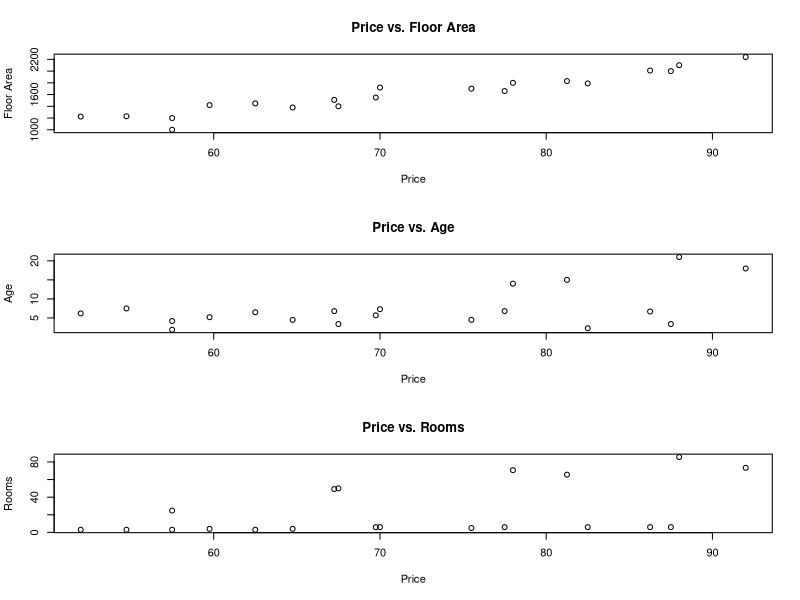
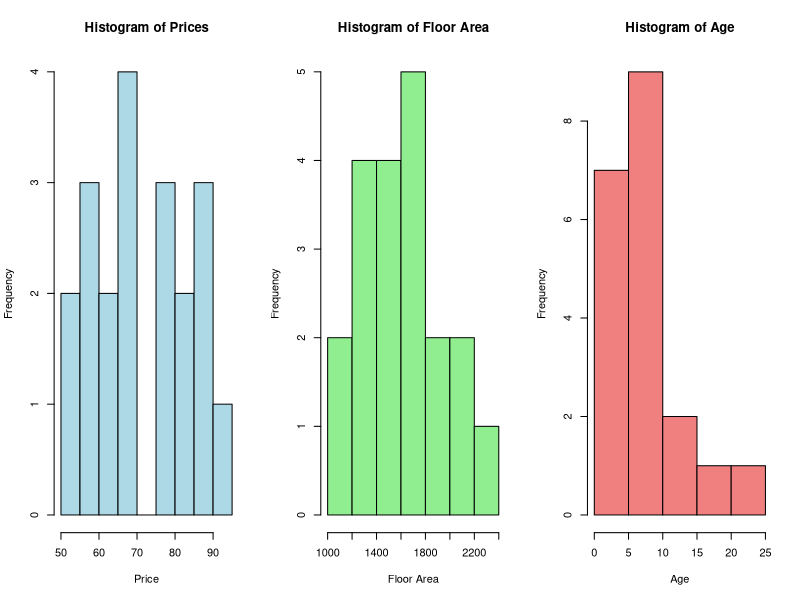
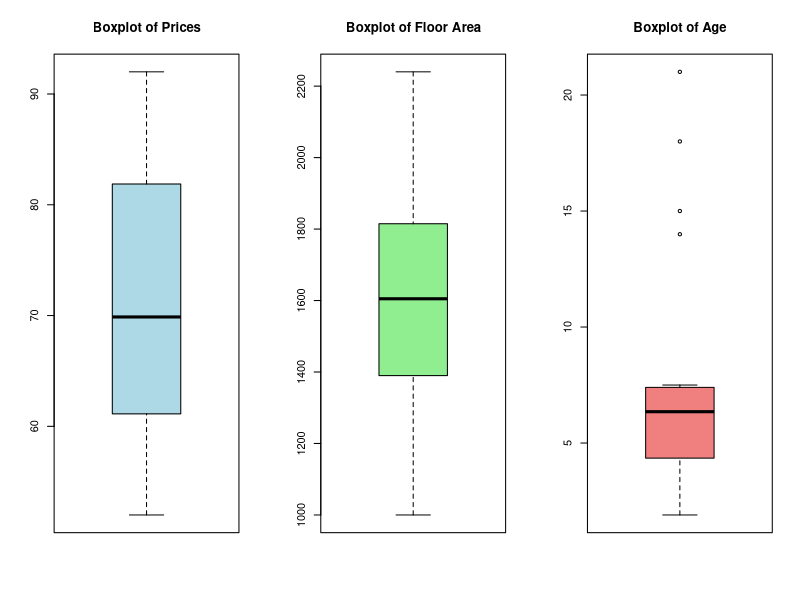
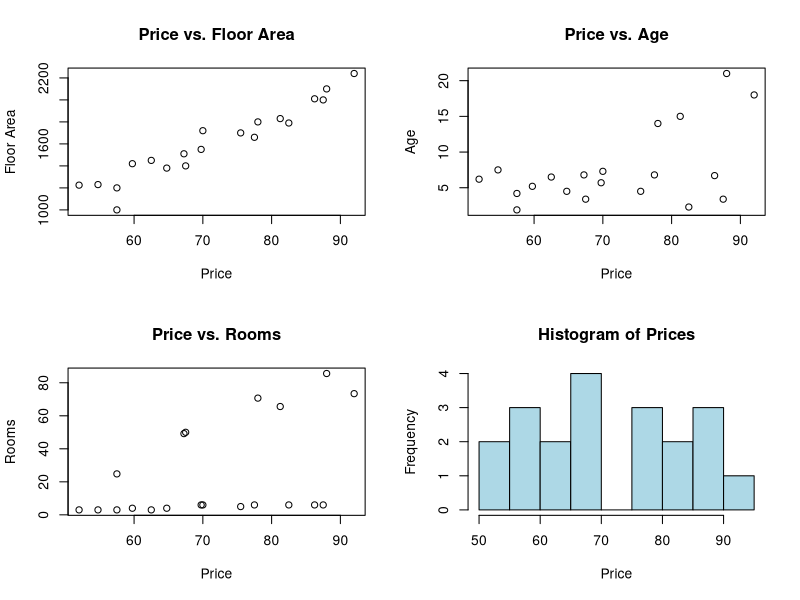
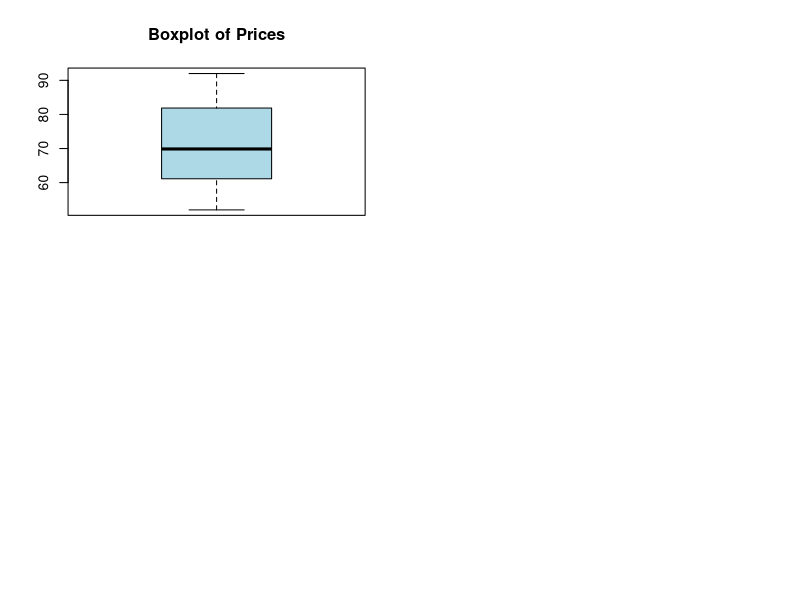

Here is the R script that generated these plots, in order:
# Given data
data <- c(1,2,3,4,5,6,7,8,9, 10)
# (a) Sum of the numbers
sum_of_numbers <- sum(data)
# (b) Mean
mean_value <- mean(data)
# (c) Median
median_value <- median(data)
# (d) Sum of squares
sum_of_squares <- sum(data^2)
# (e) Mean Deviation about Mean (MD2)
md2 <- mean(abs(data - mean_value))
# (f) Standard Deviation
standard_deviation <- sd(data)
# Print the results
cat("Sum of the numbers:", sum_of_numbers, "\n")
cat("Mean:", mean_value, "\n")
cat("Median:", median_value, "\n")
cat("Sum of squares:", sum_of_squares, "\n")
cat("Mean Deviation about Mean (MD2):", md2, "\n")
cat("Standard Deviation:", standard_deviation, "\n")


data <- data.frame(
  price = c(52.00, 54.75, 57.50, 57.50, 59.75, 62.50, 64.75, 67.25, 67.50, 69.75,
            70.00, 75.50, 77.50, 78.00, 81.25, 82.50, 86.25, 87.50, 88.00, 92.00),
  FloorArea = c(1225, 1230, 1200, 1000, 1420, 1450, 1380, 1510, 1400, 1550, 1720,
                1700, 1660, 1800, 1830, 1790, 2010, 2000, 2100, 2240),
  Rooms = c(3, 3, 3, 24.8, 4, 3, 4, 49.2, 50.0, 6, 6, 5, 6, 70.7, 65.6, 6, 6, 6,
            85.6, 73.4),
  Age = c(6.2, 7.5, 4.2, 1.9, 5.2, 6.5, 4.5, 6.8, 3.4, 5.7, 7.3, 4.5, 6.8, 14,
          15, 2.3, 6.7, 3.4, 21, 18),
  CentralHeating = c("YES", "NO", "NO", "NO", "YES", "YES", "NO", "NO", "NO",
                     "YES", "YES", "NO", "YES", "YES", "YES", "NO", "YES", "NO", "YES", "YES")
)
# a) Number of rows and columns
num_rows <- nrow(data)
num_columns <- ncol(data)
cat("Number of rows:", num_rows, "\n")
cat("Number of columns:", num_columns, "\n")
# b) Number of rows and columns by a single command
dim(data)
# c) Variables in the data file
names(data)
# d) Top and bottom few lines
head(data)
tail(data)
# e) First 5 rows and first 3 columns
data[1:5, 1:3]
# f) 1st, 3rd, 6th, and 10th row; 2nd, 4th, and 5th column
data[c(1, 3, 6, 10), c(2, 4, 5)]
# g) Values in a specific row (e.g., row 8) or column (e.g., column 3)
data[8, ]
data[, 3]






data <- data.frame(
  price = c(52.00, 54.75, 57.50, 57.50, 59.75, 62.50, 64.75, 67.25, 67.50, 69.75,
            70.00, 75.50, 77.50, 78.00, 81.25, 82.50, 86.25, 87.50, 88.00, 92.00),
  FloorArea = c(1225, 1230, 1200, 1000, 1420, 1450, 1380, 1510, 1400, 1550, 1720,
                1700, 1660, 1800, 1830, 1790, 2010, 2000, 2100, 2240),
  Rooms = c(3, 3, 3, 24.8, 4, 3, 4, 49.2, 50.0, 6, 6, 5, 6, 70.7, 65.6, 6, 6, 6,
            85.6, 73.4),
  Age = c(6.2, 7.5, 4.2, 1.9, 5.2, 6.5, 4.5, 6.8, 3.4, 5.7, 7.3, 4.5, 6.8, 14,
          15, 2.3, 6.7, 3.4, 21, 18),
  CentralHeating = c("YES", "NO", "NO", "NO", "YES", "YES", "NO", "NO", "NO",
                     "YES", "YES", "NO", "YES", "YES", "YES", "NO", "YES", "NO", "YES", "YES")
)
# a) Find means, medians, and standard deviations
means <- sapply(data[, c("price", "FloorArea", "Rooms", "Age")], mean, na.rm =
                  TRUE)
medians <- sapply(data[, c("price", "FloorArea", "Rooms", "Age")], median, na.rm
                  = TRUE)
std_devs <- sapply(data[, c("price", "FloorArea", "Rooms", "Age")], sd, na.rm =
                     TRUE)
# Print means, medians, and standard deviations
print("Means:")
print(means)
print("Medians:")
print(medians)
print("Standard Deviations:")
print(std_devs)
# b) Count houses with central heating
central_heating_count <- sum(data$CentralHeating == "YES")
no_central_heating_count <- sum(data$CentralHeating == "NO")
print(paste("Houses with central heating: ", central_heating_count))
print(paste("Houses without central heating: ", no_central_heating_count))
# c) Plot Price vs. Floor, Price vs. Age, and Price vs. Rooms in separate graphs
par(mfrow = c(3, 1))
plot(data$price, data$FloorArea, main = "Price vs. Floor Area", xlab = "Price",
     ylab = "Floor Area")
plot(data$price, data$Age, main = "Price vs. Age", xlab = "Price", ylab = "Age")
plot(data$price, data$Rooms, main = "Price vs. Rooms", xlab = "Price", ylab =
       "Rooms")
# d) Draw histograms of Prices, FloorArea, and Age
par(mfrow = c(1, 3))
hist(data$price, main = "Histogram of Prices", xlab = "Price", col = "lightblue")
hist(data$FloorArea, main = "Histogram of Floor Area", xlab = "Floor Area", col =
       "lightgreen")
hist(data$Age, main = "Histogram of Age", xlab = "Age", col = "lightcoral")
# e) Draw box plots of Price, FloorArea, and Age
par(mfrow = c(1, 3))
boxplot(data$price, main = "Boxplot of Prices", col = "lightblue")
boxplot(data$FloorArea, main = "Boxplot of Floor Area", col = "lightgreen")
boxplot(data$Age, main = "Boxplot of Age", col = "lightcoral")
# f) Draw all the graphs in the same graph paper
par(mfrow = c(2, 2))
plot(data$price, data$FloorArea, main = "Price vs. Floor Area", xlab = "Price",
     ylab = "Floor Area")
plot(data$price, data$Age, main = "Price vs. Age", xlab = "Price", ylab = "Age")
plot(data$price, data$Rooms, main = "Price vs. Rooms", xlab = "Price", ylab =
       "Rooms")
hist(data$price, main = "Histogram of Prices", xlab = "Price", col = "lightblue")
boxplot(data$price, main = "Boxplot of Prices", col = "lightblue")
